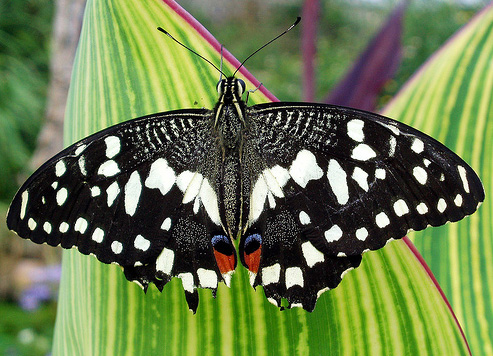
#> input picture CV/MP4/p4/data/blobs/butterfly.jpg, 493 x 356 px, found by its file name
$ jupyter execute --allow-errors Blob-Detection.ipynb   (shell and % lines are left out)
#> lines starting #> are read from the running program, lines starting #| are printed output that depends on the picture
### CV/MP4/package_backup/code1/utils.py
import numpy as np
import os
import errno
import matplotlib.pyplot as plt
from skimage.feature import plot_matches


# [10 lines left out: function showMatches, not called in this run]


def imread(path):
#> called with path = '../data/blobs/butterfly.jpg'
    img = plt.imread(path).astype(float)

    #Remove alpha channel if it exists
    if img.ndim > 2 and img.shape[2] == 4:
        img = img[:, :, 0:3]
    #Puts images values in range [0,1]
    if img.max() > 1.0:
        img /= 255.0

    return img


# [26 lines left out: functions mkdir, gaussian, not called in this run]

### CV/MP4/package_backup/soft_b/Blob-Detection.ipynb
[cell 1]
import os
import numpy as np
import matplotlib.pyplot as plt
from utils import imread
#from detectBlobs import detectBlobs
from drawBlobs import drawBlobs
import numpy as np
import cv2
from skimage.color import rgb2gray
from scipy.ndimage import gaussian_laplace
from scipy.ndimage.filters import convolve, generic_filter

[cell 2]
imageName = 'butterfly.jpg'
numBlobsToDraw = 500
imName = imageName.split('.')[0]
datadir = os.path.join('..', 'data', 'blobs')
im = imread(os.path.join(datadir, imageName))
plt.imshow(im, cmap='gray')
# BLOBS - n x 5 array with blob in each row in (x, y, radius, angle, score)
blobs = np.array([im.shape[1]/2, im.shape[0]/2, 100, 1.0])
#> blobs = [246.5, 178, 100, 1]

[cell 3]
import sys
def py_im2double(img):
    original_img = img.astype('float')
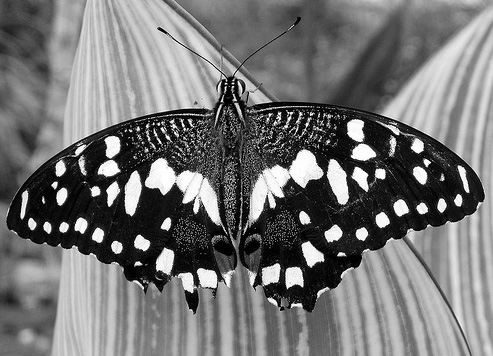
#> original_img: shape (356, 493) float64; min 0, max 1, mean 0.457
    img_min, img_max = np.min(im.ravel()), np.max(im.ravel())
#> img_min = 0; img_max = 1
    return (original_img - img_min) / (img_max - img_min)

# [13 lines of commented-out code are left out]

def fspecial_log(p2, std):
    siz = int((p2-1)/2)
    x = y = np.linspace(-siz, siz, 2*siz+1)
    x, y = np.meshgrid(x, y)
    arg = -(x**2 + y**2) / (2*std**2)
    h = np.exp(arg)
    h[h < sys.float_info.epsilon * h.max()] = 0
    h = h/h.sum() if h.sum() != 0 else h
    h1 = h*(x**2 + y**2 - 2*std**2) / (std**4)
    return h1 - h1.mean()

[cell 4]
processed_im = py_im2double(rgb2gray(im))
sigma = 1.6
k = np.sqrt(2) #initial_scale
scale = 1.2
n_iterations = 10
n = 12 #10-15
h, w = processed_im.shape
#> h = 356; w = 493
scale_space = np.zeros((h, w, n))

[cell 5]
# Filter image with scale-normalized Laplacian at current scale and save
filter_size = 2*np.ceil(3*sigma)+1 #2*ceil(3*sigma)+1;
laplacian =  (sigma**2) * fspecial_log(filter_size, sigma) #sigma^2 * fspecial_log(filter_size, sigma)
# filtered_im = gaussian_laplace(processed_im, sigma=scale) ** 2
# # Increased scale by a factor of k
# scale *= k

# Perform non-maximum suppression in scale space.

[cell 6]
plt.imshow(laplacian, cmap='gray')
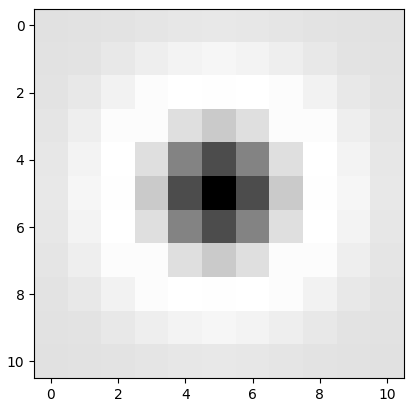
#> figure drawn by matplotlib, 1 panel

$ run again, with CV/MP4/p4/data/blobs/fishes.jpg copied over CV/MP4/p4/data/blobs/butterfly.jpg
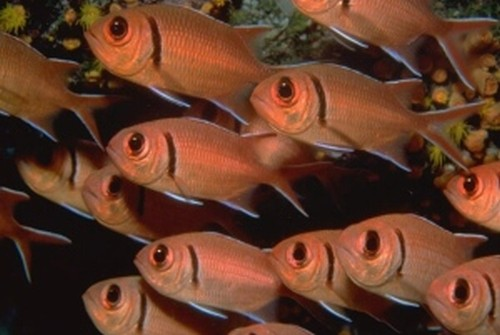
#> input picture CV/MP4/p4/data/blobs/fishes.jpg, 500 x 335 px, found by its file name
#> in py_im2double, `original_img = img.astype('float')`:
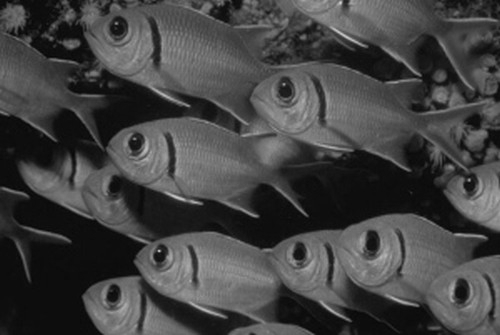
#> original_img: shape (335, 500) float64; min 0.0203, max 0.816, mean 0.264
#> img_min = 0; img_max = 1

$ run again, with CV/MP4/p4/data/blobs/sunflowers.jpg copied over CV/MP4/p4/data/blobs/butterfly.jpg
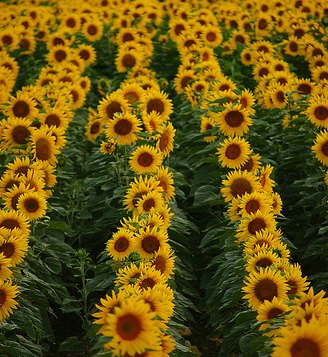
#> input picture CV/MP4/p4/data/blobs/sunflowers.jpg, 328 x 357 px, found by its file name
#> in py_im2double, `original_img = img.astype('float')`:
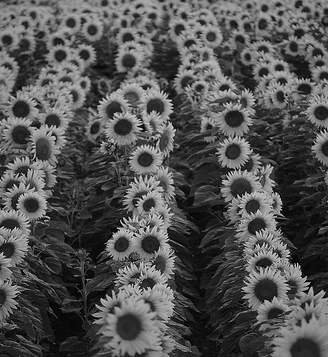
#> original_img: shape (357, 328) float64; min 0, max 0.925, mean 0.325
#> img_min = 0; img_max = 1
